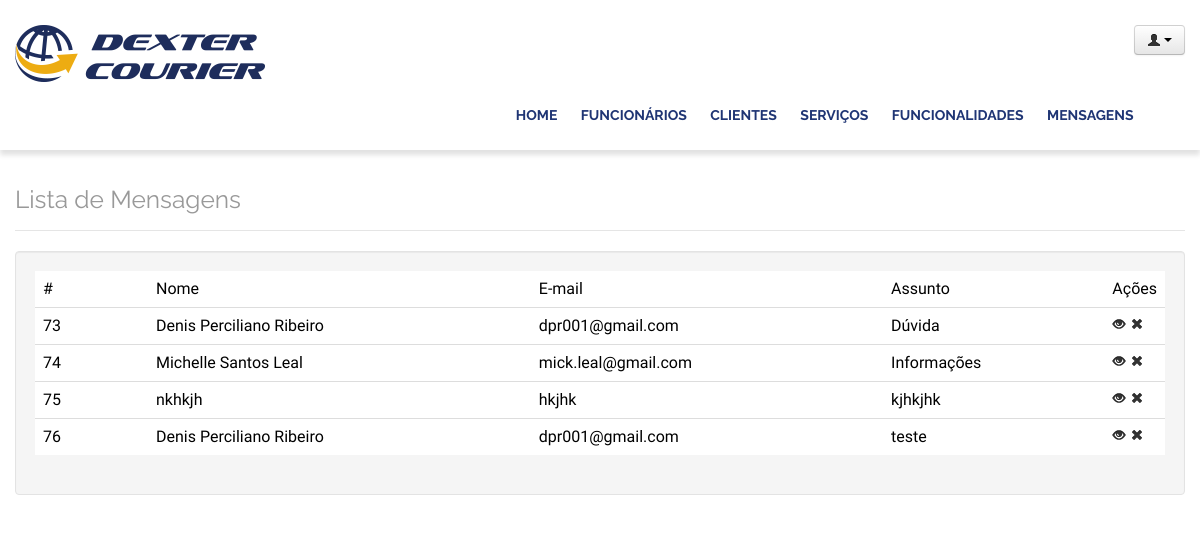
Page /752/files/web02/dexter/admin/mensagens.php (signed in) on the committed database.
### tables this page shows
CREATE TABLE `fale_conosco` (
  `id` int(11) NOT NULL AUTO_INCREMENT,
  `nome` varchar(200) DEFAULT NULL,
  `assunto` varchar(200) DEFAULT NULL,
  `mensagem` text,
  `email` varchar(200) DEFAULT NULL,
  `ip` varchar(2) DEFAULT NULL,
  PRIMARY KEY (`id`)
);

### 752/files/web02/dexter/include/banco.php (called while the page is built, shortened)
<?php
	function listar($tabela, $campos = "*", $onde=null, $filtro=null, $ordem=null, $limite=null){
		$sql = "select $campos from $tabela";
		$registros = [];
		$query = mysql_query($sql) or die("MySQL error:".mysql_error());
    	while($registro = mysql_fetch_array($query)){
		    $registros[] = $registro;
		}
		return $registros;
	}

### 752/files/web02/dexter/admin/mensagens.php (the view, shortened to what this page needs)
    <header class="header">
           <?php require 'topo.php';require 'checkLogin.php'; ?>
    </header>
    <div class="container">
    <div class="row">
    <div class="span12" style="margin-top:20px">
        <legend class="title">
            <h3>Lista de Mensagens</h3>
        </legend>
        <div class="well">
            <table width="100%" class="table">
                <col style="width:10%">
                <thead>
                    <tr class="bold">
                        <td>#</td>
                        <td>Nome</td>
                        <td>E-mail</td>
                        <td>Assunto</td>
                        <td style="width: 36px;">Ações</td>
                    </tr>
                    <?php foreach( listar('fale_conosco') as $registro ) { ?>
						<tr class="bold">
		                     <td><?php echo $registro['id'] ?></td>
		                     <td><?php echo $registro['nome'] ?></td>
		                     <td><?php echo $registro['email'] ?></td>
		                     <td><?php echo $registro['assunto'] ?></td>
		                     <td style="width: 36px;">
										<a href="verMensagem.php?id=<?php echo $registro['id'] ?>">
											<icon class="icon-eye-open"></i></a>
										<a href="excluirMensagem.php?id=<?php echo $registro['id'] ?>">
											<icon class="icon-remove"></i></a>
									</td>
		                 </tr>
				   <?php } ?>
                </thead>
            </table>
        </div>
    </div>
</div>
</div>
</body>
</html>

### 752/files/web02/dexter/include/css/style.css (style rules this page uses)
body { margin: 0; padding: 0; background: #F5F5F5; color: #555; font-family: 'Open Sans', sans-serif; font-weight: 300; }
.container { width:980px; margin: 0 auto; display: block; }
.header { width: 100%; background-color: white; padding: 15px; overflow: hidden; box-sizing: border-box; -webkit-box-shadow: 0 5px 5px rgba(0,0,0,.12); -moz-box-shadow: 0 5px 5px rgba(0,0,0,.12); box-shadow: 0 5px 5px rgba(0,0,0,.12); }
.title { font-family: 'Raleway', sans-serif; }
.title h3 { font-weight: normal; color: #999; }

### rows in the picture
fale_conosco: id "73", nome "Denis Perciliano Ribeiro", email "dpr001@gmail.com", assunto "Dúvida"
fale_conosco: id "74", nome "Michelle Santos Leal", email "mick.leal@gmail.com", assunto "Informações"
fale_conosco: id "75", nome "nkhkjh", email "hkjhk", assunto "kjhkjhk"
fale_conosco: id "76", nome "Denis Perciliano Ribeiro", email "dpr001@gmail.com", assunto "teste"
